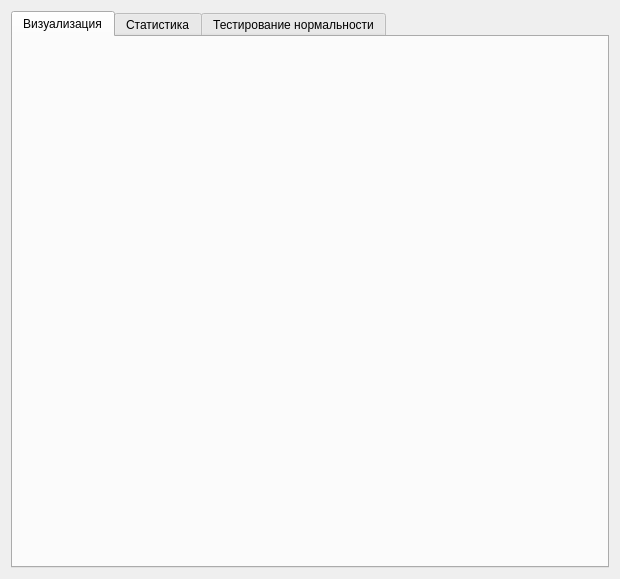
<?xml version="1.0" encoding="UTF-8"?>
<ui version="4.0">
 <class>FrameInfo</class>
 <widget class="QFrame" name="FrameInfo">
  <property name="geometry">
   <rect>
    <x>0</x>
    <y>0</y>
    <width>620</width>
    <height>579</height>
   </rect>
  </property>
  <property name="minimumSize">
   <size>
    <width>620</width>
    <height>380</height>
   </size>
  </property>
  <property name="windowTitle">
   <string>Frame</string>
  </property>
  <layout class="QVBoxLayout" name="verticalLayout" stretch="0">
   <property name="sizeConstraint">
    <enum>QLayout::SetMinimumSize</enum>
   </property>
   <item>
    <widget class="QTabWidget" name="tabs">
     <property name="currentIndex">
      <number>0</number>
     </property>
     <widget class="QWidget" name="tab_info_0">
      <attribute name="title">
       <string>Визуализация</string>
      </attribute>
      <layout class="QVBoxLayout" name="verticalLayout_7">
       <property name="sizeConstraint">
        <enum>QLayout::SetNoConstraint</enum>
       </property>
      </layout>
     </widget>
     <widget class="QWidget" name="tab_info_1">
      <attribute name="title">
       <string>Статистика</string>
      </attribute>
      <layout class="QVBoxLayout" name="verticalLayout_4"/>
     </widget>
     <widget class="QWidget" name="tab_info_2">
      <attribute name="title">
       <string>Тестирование нормальности</string>
      </attribute>
      <layout class="QVBoxLayout" name="verticalLayout_5"/>
     </widget>
    </widget>
   </item>
  </layout>
 </widget>
 <resources/>
 <connections/>
</ui>
